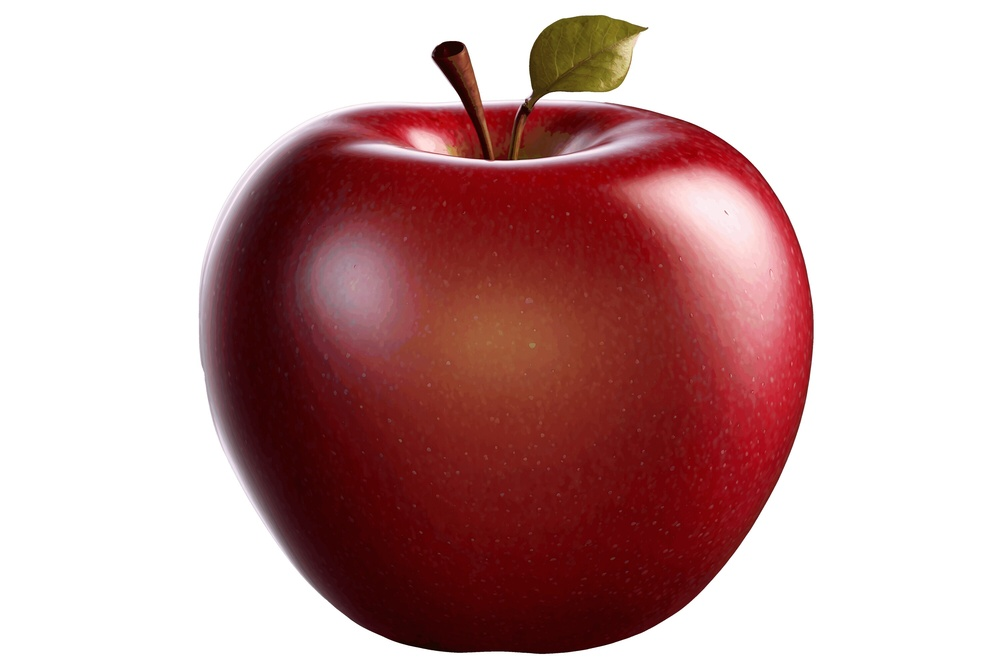
#> input picture Day 5/apple.jpg, 1000 x 667 px, shrunk from 3000 x 2000 before the run
$ python task2.py
#> lines starting #> are read from the running program, lines starting #| are printed output that depends on the picture
import numpy as np
import matplotlib.pyplot as plt
import matplotlib.image as mpimg

image = mpimg.imread("apple.jpg")
#> image is the input picture: shape (667, 1000, 3); mean R, G, B 198.4, 163.4, 163.3

if len(image.shape) == 3:
    height = image.shape[0]
#> height = 667
    width = image.shape[1]
#> width = 1000

    gray = np.zeros((height, width), dtype=np.uint8)

    for i in range(height):
        for j in range(width):
            R = image[i, j, 0]
            G = image[i, j, 1]
            B = image[i, j, 2]

            gray[i, j] = int(0.299 * R + 0.587 * G + 0.114 * B)
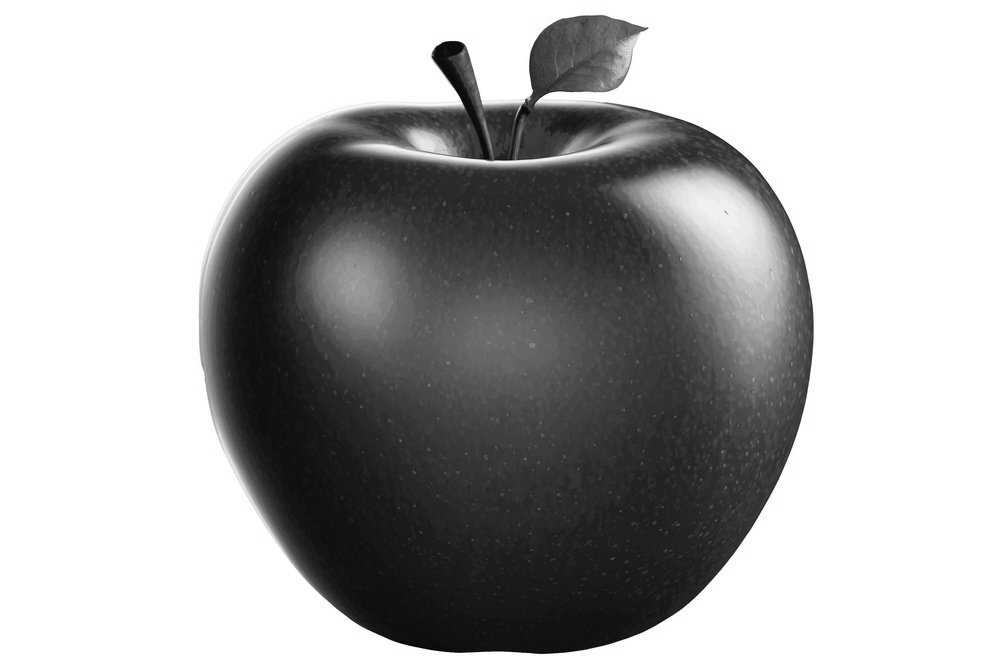
#> gray: shape (667, 1000); min 3, max 255, mean 173.6
else:
    gray = image.astype(np.uint8)

histogram = np.zeros(256, dtype=int)

height = gray.shape[0]
width = gray.shape[1]

for i in range(height):
    for j in range(width):
        intensity = gray[i, j]
        histogram[intensity] += 1
#> after the loop, histogram = 256 values, max 362487 at index 255, min 0 at index 0, mean 2605.5

print("Histogram:")
for i in range(256):
    print(f"Intensity {i}: {histogram[i]}")
#> this loop made 256 passes
#| Intensity 0: 0
#| Intensity 1: 0
#| Intensity 2: 0
#| Intensity 3: 4
#| Intensity 4: 6
#| Intensity 5: 20
#| Intensity 6: 14
#| Intensity 7: 23
#> (further printed lines are left out)

plt.figure(figsize=(8,5))
plt.bar(range(256), histogram, width=1)
plt.title("Manual Histogram")
plt.xlabel("Pixel Intensity")
plt.ylabel("Number of Pixels")
plt.show()
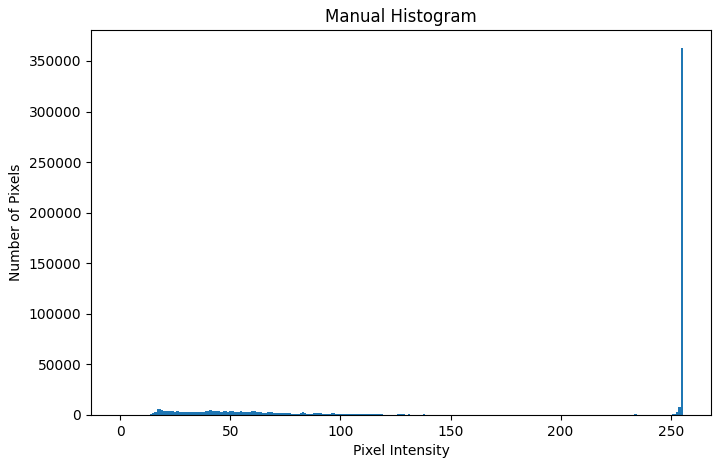
#> figure drawn by matplotlib, 1 panel; tallest bar 362487 high, from x = 254.5 to 255.5
